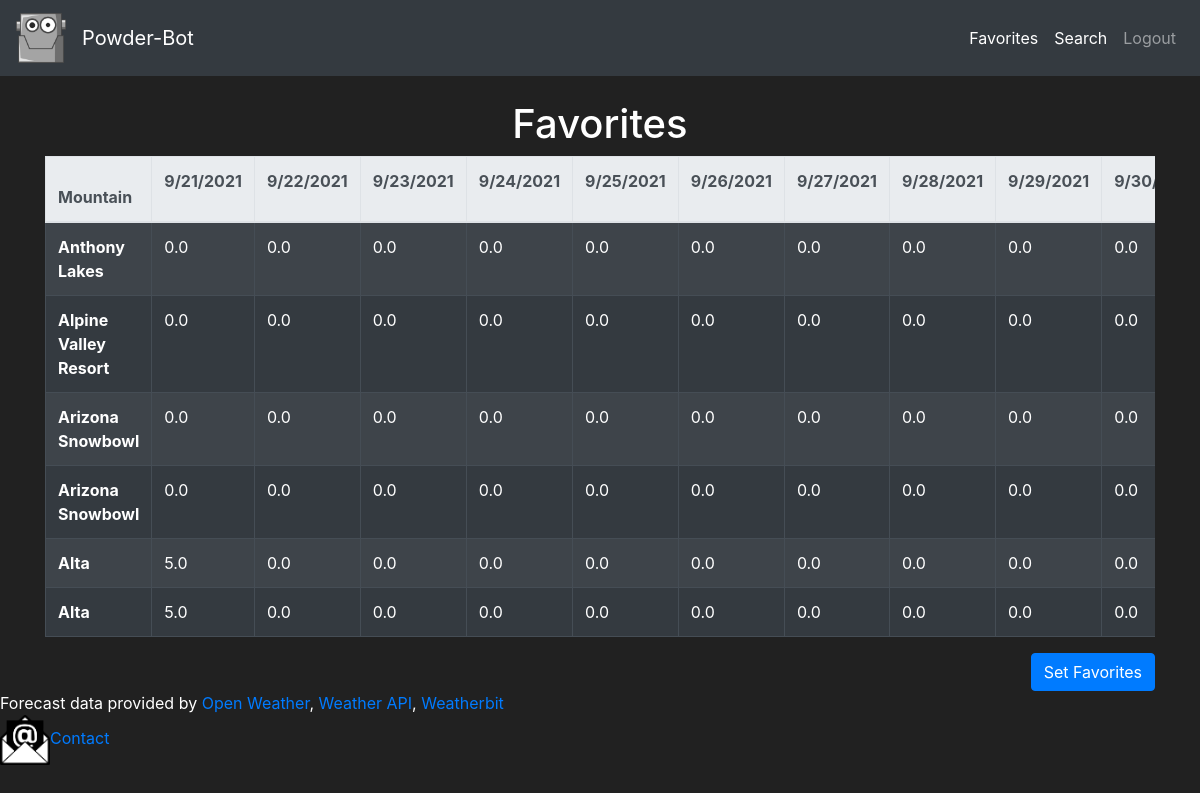
The page /favorites (signed in) on the database its author committed.
### website/models.py (models this page shows)
class User(db.Model, UserMixin):
    id = db.Column(db.Integer(), primary_key=True)
    email = db.Column(db.String(length=50), nullable=False, unique=True)
    password = db.Column(db.String(length=30), nullable=False)
    ikon = db.Column(db.Integer(), default = 0)
    epic = db.Column(db.Integer(), default = 0)
    mc = db.Column(db.Integer(), default = 0)
    powder = db.Column(db.Integer(), default = 0)
    indy = db.Column(db.Integer(), default=0)
    fav1 = db.Column(db.String(length=100))
    fav2 = db.Column(db.String(length=100))
    fav3 = db.Column(db.String(length=100))
    fav4 = db.Column(db.String(length=100))

class Location(db.Model):
    id = db.Column(db.Integer(), primary_key=True)
    name = db.Column(db.String(length=100), nullable=False, unique=True)
    state = db.Column(db.String(length=2), nullable=False)
    reigon = db.Column(db.String(length=20), nullable=False)
    lat = db.Column(db.String(length=100), nullable=False)
    lon = db.Column(db.String(length=100), nullable=False)
    ikon = db.Column(db.Integer(), default = 0)
    epic = db.Column(db.Integer(), default = 0)
    mc = db.Column(db.Integer(), default = 0)
    powder = db.Column(db.Integer(), default = 0)
    indy = db.Column(db.Integer(), default = 0)
    forecast0 = db.Column(db.Float())
    forecast1 = db.Column(db.Float())
    forecast2 = db.Column(db.Float())
    forecast3 = db.Column(db.Float())
    forecast4 = db.Column(db.Float())
    forecast5 = db.Column(db.Float())
    forecast6 = db.Column(db.Float())
    forecast7 = db.Column(db.Float())
    forecast8 = db.Column(db.Float())
    forecast9 = db.Column(db.Float())

### website/views.py (the view)
@views.route('/favorites')
@login_required
def favorites():
    deepestIkon = db.session.query(func.max(Location.forecast0)).filter(Location.ikon == 1).scalar()
    deepIkon = Location.query.filter_by(forecast0 = deepestIkon).filter(Location.ikon == 1).all()[0]
    deepestEpic = db.session.query(func.max(Location.forecast0)).filter(Location.epic == 1).scalar()
    deepEpic = Location.query.filter_by(forecast0 = deepestEpic).filter(Location.epic == 1).all()[0]
    deepestMC = db.session.query(func.max(Location.forecast0)).filter(Location.mc == 1).scalar()
    deepMC = Location.query.filter_by(forecast0 = deepestMC).filter(Location.mc == 1).all()[0]
    deepestPowder = db.session.query(func.max(Location.forecast0)).filter(Location.powder == 1).scalar()
    deepPowder = Location.query.filter_by(forecast0 = deepestPowder).filter(Location.powder == 1).all()[0]
    deepestIndy = db.session.query(func.max(Location.forecast0)).filter(Location.indy == 1).scalar()
    deepIndy = Location.query.filter_by(forecast0 = deepestIndy).filter(Location.indy == 1).all()[0]
    favForecast1 = Location.query.filter_by(name=current_user.fav1).scalar()
    favForecast2 = Location.query.filter_by(name=current_user.fav2).scalar()
    favForecast3 = Location.query.filter_by(name=current_user.fav3).scalar()
    favForecast4 = Location.query.filter_by(name=current_user.fav4).scalar()
    return render_template("favorites.html", favorite1 = favForecast1, favorite2 = favForecast2, favorite3 = favForecast3, favorite4 = favForecast4, deepIkon = deepIkon, deepEpic = deepEpic, deepMC = deepMC, deepPowder = deepPowder, deepIndy = deepIndy)

### website/__init__.py (called while the page is built)
def create_app():
    app = Flask(__name__)
    app.config['SECRET_KEY'] = secretKey
    app.config['SQLALCHEMY_DATABASE_URI'] = f'sqlite:///{DB_NAME}'
    db.init_app(app)
    from .views import views
    from .auth import auth
    app.register_blueprint(views, url_prefix='/')
    app.register_blueprint(auth, url_prefix='/')
    from .models import User, Location
    create_database(app)
    login_manager = LoginManager()
    login_manager.login_view = 'auth.login'
    login_manager.init_app(app)
    @login_manager.user_loader
    def load_user(id):
        return User.query.get(int(id))
    return app

### website/templates/favorites.html (shortened to what this page needs)
{% extends 'base.html' %} {% block title %}Favorites{% endblock %} {% block
content %}
<h1 style="text-align: center">Favorites</h1>
<div class="table-responsive" style="overflow-x: auto">
  <table class="table table-striped table-dark table-bordered">
    <thead class="thead-light">
      <tr>
        <th scope="col">Mountain</th>
        <th scope="col"><p id="date"></p></th>
        <th scope="col"><p id="date1"></p></th>
        <th scope="col"><p id="date2"></p></th>
        <th scope="col"><p id="date3"></p></th>
        <th scope="col"><p id="date4"></p></th>
        <th scope="col"><p id="date5"></p></th>
        <th scope="col"><p id="date6"></p></th>
        <th scope="col"><p id="date7"></p></th>
        <th scope="col"><p id="date8"></p></th>
        <th scope="col"><p id="date9"></p></th>
      </tr>
    </thead>
    <tbody>
      <tr>
        <th scope="row">{{ current_user.fav1 }}</th>
        <td>{{favorite1.forecast0}}</td>
        <td>{{favorite1.forecast1}}</td>
        <td>{{favorite1.forecast2}}</td>
        <td>{{favorite1.forecast3}}</td>
        <td>{{favorite1.forecast4}}</td>
        <td>{{favorite1.forecast5}}</td>
        <td>{{favorite1.forecast6}}</td>
        <td>{{favorite1.forecast7}}</td>
        <td>{{favorite1.forecast8}}</td>
        <td>{{favorite1.forecast9}}</td>
      </tr>
      <tr>
        <th scope="row">{{ current_user.fav2 }}</th>
        <td>{{favorite2.forecast0}}</td>
        <td>{{favorite2.forecast1}}</td>
        <td>{{favorite2.forecast2}}</td>
        <td>{{favorite2.forecast3}}</td>
        <td>{{favorite2.forecast4}}</td>
        <td>{{favorite2.forecast5}}</td>
        <td>{{favorite2.forecast6}}</td>
        <td>{{favorite2.forecast7}}</td>
        <td>{{favorite2.forecast8}}</td>
        <td>{{favorite2.forecast9}}</td>
      </tr>
      <tr>
        <th scope="row">{{ current_user.fav3 }}</th>
        <td>{{favorite3.forecast0}}</td>
        <td>{{favorite3.forecast1}}</td>
        <td>{{favorite3.forecast2}}</td>
        <td>{{favorite3.forecast3}}</td>
        <td>{{favorite3.forecast4}}</td>
        <td>{{favorite3.forecast5}}</td>
        <td>{{favorite3.forecast6}}</td>
        <td>{{favorite3.forecast7}}</td>
        <td>{{favorite3.forecast8}}</td>
        <td>{{favorite3.forecast9}}</td>
      </tr>
      <tr>
        <th scope="row">{{ current_user.fav4 }}</th>
        <td>{{favorite4.forecast0}}</td>
        <td>{{favorite4.forecast1}}</td>
        <td>{{favorite4.forecast2}}</td>
        <td>{{favorite4.forecast3}}</td>
        <td>{{favorite4.forecast4}}</td>
        <td>{{favorite4.forecast5}}</td>
        <td>{{favorite4.forecast6}}</td>
        <td>{{favorite4.forecast7}}</td>
        <td>{{favorite4.forecast8}}</td>
        <td>{{favorite4.forecast9}}</td>
      </tr>
      {%if (current_user.ikon == 1)%}
      <tr>
        <th scope="row">{{deepIkon.name}}</th>
         <td>{{deepIkon.forecast0}}</td>
        <td>{{deepIkon.forecast1}}</td>
        <td>{{deepIkon.forecast2}}</td>
        <td>{{deepIkon.forecast3}}</td>
        <td>{{deepIkon.forecast4}}</td>
        <td>{{deepIkon.forecast5}}</td>
        <td>{{deepIkon.forecast6}}</td>
        <td>{{deepIkon.forecast7}}</td>
        <td>{{deepIkon.forecast8}}</td>
        <td>{{deepIkon.forecast9}}</td>
      </tr>
      {%endif%}
      {%if (current_user.mc == 1)%}
        <tr>
          <th scope="row">{{deepMC.name}}</th>
           <td>{{deepMC.forecast0}}</td>
          <td>{{deepMC.forecast1}}</td>
          <td>{{deepMC.forecast2}}</td>
          <td>{{deepMC.forecast3}}</td>
          <td>{{deepMC.forecast4}}</td>
          <td>{{deepMC.forecast5}}</td>
          <td>{{deepMC.forecast6}}</td>
          <td>{{deepMC.forecast7}}</td>
          <td>{{deepMC.forecast8}}</td>
          <td>{{deepMC.forecast9}}</td>
        </tr>
        {%endif%}
    </tbody>
  </table>
  <div style="text-align: right">
    <a
      class="btn btn-primary"
      href="{{ url_for('views.setfavorites') }}"
      role="button"
      >Set Favorites</a
    >
  </div>
</div>
{% endblock %}

### website/templates/base.html (style rules this page uses)
body { background-color: #212121; color: white; }

### rows shown on the page
User: fav1 "Anthony Lakes", fav2 "Alpine Valley Resort", fav3 "Arizona Snowbowl", fav4 "Arizona Snowbowl"
Location: forecast0 "0.0", forecast1 "0.0", forecast2 "0.0", forecast3 "0.0", forecast4 "0.0", forecast5 "0.0", forecast6 "0.0", forecast7 "0.0", forecast8 "0.0", forecast9 "0.0"
Location: forecast0 "0.0", forecast1 "0.0", forecast2 "0.0", forecast3 "0.0", forecast4 "0.0", forecast5 "0.0", forecast6 "0.0", forecast7 "0.0", forecast8 "0.0", forecast9 "0.0"
Location: forecast0 "0.0", forecast1 "0.0", forecast2 "0.0", forecast3 "0.0", forecast4 "0.0", forecast5 "0.0", forecast6 "0.0", forecast7 "0.0", forecast8 "0.0", forecast9 "0.0"
Location: name "Alta", forecast0 "5.0", forecast1 "0.0", forecast2 "0.0", forecast3 "0.0", forecast4 "0.0", forecast5 "0.0", forecast6 "0.0", forecast7 "0.0", forecast8 "0.0", forecast9 "0.0"
